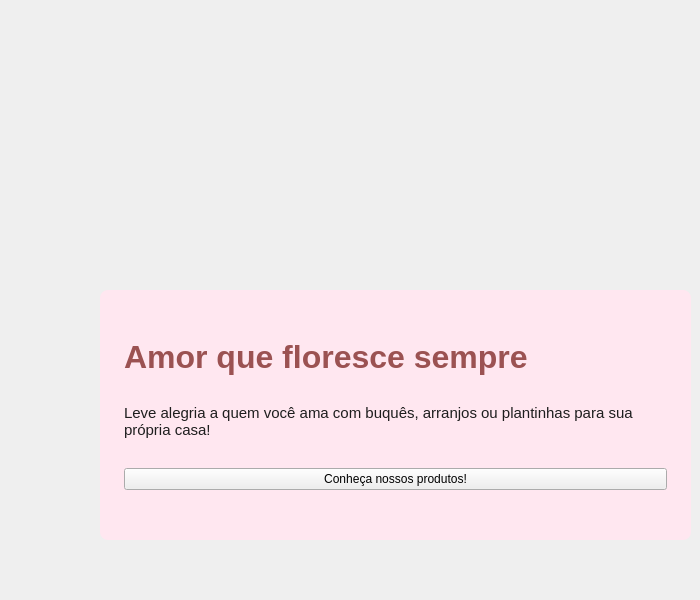
                 <widget class="QWidget" name="secaoInicial" native="true">
                  <property name="sizePolicy">
                   <sizepolicy hsizetype="Expanding" vsizetype="Fixed">
                    <horstretch>0</horstretch>
                    <verstretch>0</verstretch>
                   </sizepolicy>
                  </property>
                  <property name="minimumSize">
                   <size>
                    <width>0</width>
                    <height>600</height>
                   </size>
                  </property>
                  <property name="styleSheet">
                   <string notr="true">#secaoInicial {
    background-image: url(:/images/mulherRosas.jpg);
    background-repeat: no-repeat;
    background-position: center;
}</string>
                  </property>
                  <widget class="QFrame" name="cardWidget">
                   <property name="geometry">
                    <rect>
                     <x>100</x>
                     <y>290</y>
                     <width>591</width>
                     <height>250</height>
                    </rect>
                   </property>
                   <property name="minimumSize">
                    <size>
                     <width>450</width>
                     <height>250</height>
                    </size>
                   </property>
                   <property name="styleSheet">
                    <string notr="true">QFrame {
    background-color: #FFE7F0;
    border-radius: 8px;
}</string>
                   </property>
                   <property name="frameShape">
                    <enum>QFrame::Shape::StyledPanel</enum>
                   </property>
                   <property name="frameShadow">
                    <enum>QFrame::Shadow::Raised</enum>
                   </property>
                   <layout class="QVBoxLayout" name="verticalLayout">
                    <property name="spacing">
                     <number>4</number>
                    </property>
                    <property name="leftMargin">
                     <number>24</number>
                    </property>
                    <property name="topMargin">
                     <number>24</number>
                    </property>
                    <property name="rightMargin">
                     <number>24</number>
                    </property>
                    <property name="bottomMargin">
                     <number>24</number>
                    </property>
                    <item>
                     <widget class="QLabel" name="tituloCard">
                      <property name="sizePolicy">
                       <sizepolicy hsizetype="Preferred" vsizetype="Fixed">
                        <horstretch>0</horstretch>
                        <verstretch>0</verstretch>
                       </sizepolicy>
                      </property>
                      <property name="font">
                       <font>
                        <pointsize>24</pointsize>
                        <bold>true</bold>
                       </font>
                      </property>
                      <property name="styleSheet">
                       <string notr="true">color: #9B5252</string>
                      </property>
                      <property name="text">
                       <string>Amor que floresce sempre</string>
                      </property>
                      <property name="wordWrap">
                       <bool>false</bool>
                      </property>
                     </widget>
                    </item>
                    <item>
                     <widget class="QLabel" name="descricaoCard">
                      <property name="sizePolicy">
                       <sizepolicy hsizetype="Preferred" vsizetype="Fixed">
                        <horstretch>0</horstretch>
                        <verstretch>0</verstretch>
                       </sizepolicy>
                      </property>
                      <property name="font">
                       <font>
                        <pointsize>11</pointsize>
                        <fontweight>Medium</fontweight>
                       </font>
                      </property>
                      <property name="styleSheet">
                       <string notr="true">color: #1E1E1E</string>
                      </property>
                      <property name="text">
                       <string>Leve alegria a quem você ama com buquês, arranjos ou plantinhas para sua própria casa!</string>
                      </property>
                      <property name="wordWrap">
                       <bool>true</bool>
                      </property>
                     </widget>
                    </item>
                    <item>
                     <widget class="QPushButton" name="btnChamada">
                      <property name="text">
                       <string>Conheça nossos produtos!</string>
                      </property>
                     </widget>
                    </item>
                   </layout>
                  </widget>
                 </widget>
